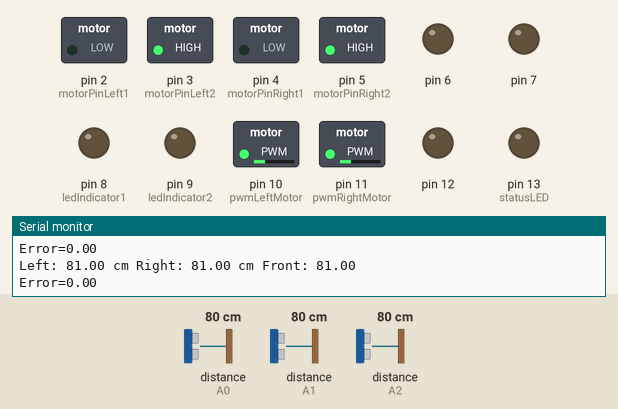
This sketch was run on a simulated Arduino Uno, built with avr-gcc and run on an emulated ATmega328P. Parts: switched loads named in the sketch (green lamp = pin HIGH), output pins drawn as LEDs (lit = HIGH), the last lines printed to the serial monitor. The test bench sets the inputs (shaded band); at power-on: distance to the obstacle (sensors on A2, A0, A1) 80 cm. The echo pulse lasts 58.3 µs per cm.

Above: at 1.2 s.
1.3 s: distance to the obstacle (sensor on A2) set to 9 cm
At 2.8 s:
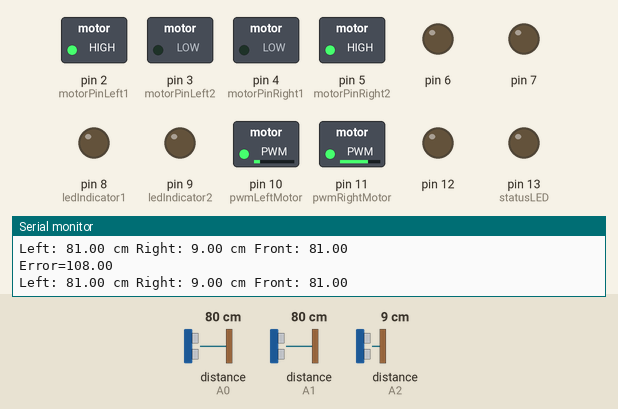
3.1 s: distance to the obstacle (sensor on A0) set to 58 cm
At 3.8 s:
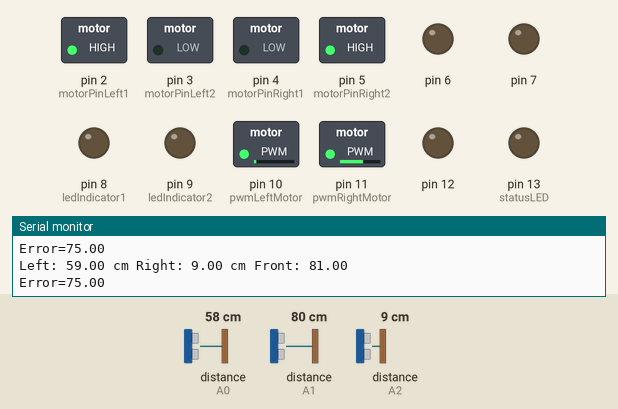
4.6 s: distance to the obstacle (sensor on A0) set to 55 cm
At 5.8 s:
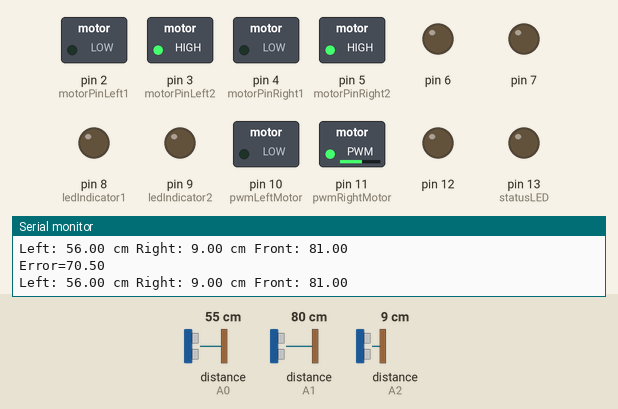
6.1 s: distance to the obstacle (sensor on A1) set to 8 cm
7.6 s: distance to the obstacle (sensor on A1) set to 5 cm
At 8.8 s:
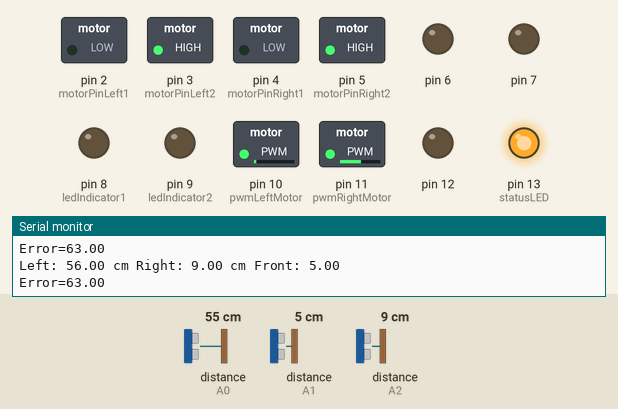
9.1 s: distance to the obstacle (sensor on A2) set to 2 cm
At 10.6 s:
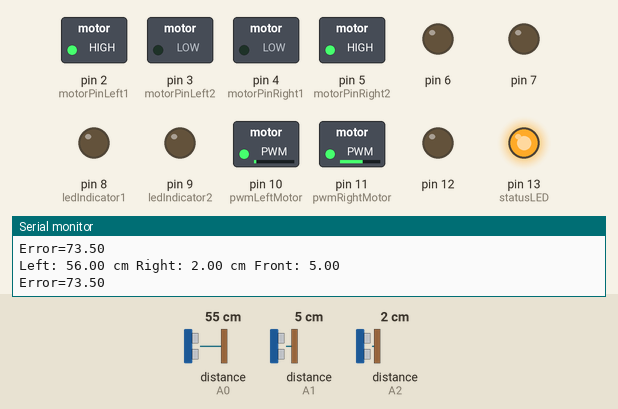
Timing chart, 0 to 11.6 s (numbered marks = the images above; inputs shaded):
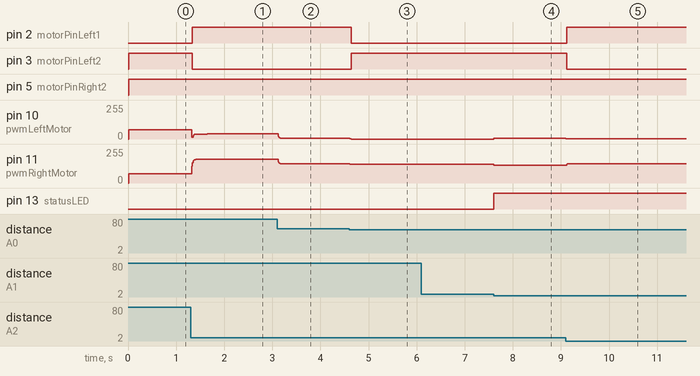

Measured:
- the behaviour switches between 56 and 55 cm on distance to the obstacle (sensor on A0) (found by bisection; images 2 and 3)
- the behaviour switches between 7 and 6 cm on distance to the obstacle (sensor on A1) (found by bisection; images 3 and 4)
- after the input at 1.3 s, pin 2 (motorPinLeft1): LOW → HIGH at once; pin 3 (motorPinLeft2): HIGH → LOW at once; pin 10 (pwmLeftMotor): 70/255 → 37/255 at once, → 38/255 0.33 s later; pin 11 (pwmRightMotor): 70/255 → 177/255 at once, → 178/255 0.31 s later
- after the input at 3.1 s, pin 10 (pwmLeftMotor): 38/255 → 5/255 at once; pin 11 (pwmRightMotor): 178/255 → 145/255 at once
- after the input at 4.6 s, pin 2 (motorPinLeft1): HIGH → LOW at once; pin 3 (motorPinLeft2): LOW → HIGH at once; pin 10 (pwmLeftMotor): 5/255 → 0/255 at once; pin 11 (pwmRightMotor): 145/255 → 140/255 at once
- after the input at 7.6 s, pin 10 (pwmLeftMotor): 0/255 → 7/255 at once; pin 11 (pwmRightMotor): 140/255 → 133/255 at once; pin 13 (statusLED): LOW → HIGH at once
- after the input at 9.1 s, pin 2 (motorPinLeft1): LOW → HIGH at once; pin 3 (motorPinLeft2): HIGH → LOW at once; pin 10 (pwmLeftMotor): 7/255 → 3/255 at once; pin 11 (pwmRightMotor): 133/255 → 143/255 at once

The sketch:

wall_following_robot.ino
```cpp
#include <NewPing.h>

// Define pins for sensors
#define TRIGGER_PIN_LEFT  A3
#define ECHO_PIN_LEFT     A0

#define TRIGGER_PIN_FRONT  A4
#define ECHO_PIN_FRONT     A1

#define TRIGGER_PIN_RIGHT  A5
#define ECHO_PIN_RIGHT     A2

// Constants
#define MAX_DISTANCE 100

// Direction control definitions
#define STOP 0
#define FORWARD 1
#define BACKWARD 2
#define LEFT 3
#define RIGHT 4

// PID Constants
float kp = 0.7;
float kd = 0.5;
float ki = 0.4;
float previousProportionalError;
float cumulativeError;
int sensorOffset = 5;

// Thresholds
int wallThreshold = 13;
int frontWallThreshold = 7;

bool hasFrontWall;
bool hasLeftWall;
bool hasRightWall;
bool initialTurn;
bool isFollowingRightWall;
bool isFollowingLeftWall;

// Motor control pins
int motorPinLeft1 = 2;
int motorPinLeft2 = 3;
int motorPinRight1 = 4;
int motorPinRight2 = 5;

int pwmLeftMotor = 10;
int pwmRightMotor = 11;

int defaultMotorSpeed = 70;
int pwmRightMotorSpeed;
int pwmLeftMotorSpeed;

// LEDs
int statusLED = 13;
int ledIndicator1 = 8;
int ledIndicator2 = 9;

// Ultrasonic sensors
NewPing sonarLeft(TRIGGER_PIN_LEFT, ECHO_PIN_LEFT, MAX_DISTANCE);
NewPing sonarRight(TRIGGER_PIN_RIGHT, ECHO_PIN_RIGHT, MAX_DISTANCE);
NewPing sonarFront(TRIGGER_PIN_FRONT, ECHO_PIN_FRONT, MAX_DISTANCE);

unsigned int sonarPingInterval = 30; // Frequency of pings (milliseconds)

float previousLeftReading, previousRightReading, leftReading, rightReading, frontReading, previousFrontReading, currentLeftSensor, currentRightSensor, currentFrontSensor;

void setup() {
    Serial.begin(115200); // Open serial monitor

    for (int pin = 2; pin <= 13; pin++) {
        pinMode(pin, OUTPUT); // Initialize motor and LED pins
    }

    initialTurn = false;
    isFollowingRightWall = false;
    isFollowingLeftWall = false;
}

void loop() {
    readSensorValues();
    detectWalls();

    if (!initialTurn) {
        initiatePID();
    }
    else if (isFollowingLeftWall) {
        followWallPID(true);
    }
    else if (isFollowingRightWall) {
        followWallPID(false);
    }

    if (hasLeftWall && !hasRightWall && hasFrontWall) {
        followWallPID(false);

        if (!initialTurn) {
            initialTurn = true;
            isFollowingRightWall = true;

            digitalWrite(ledIndicator2, LOW);
            digitalWrite(ledIndicator1, HIGH);
        }
    }

    if (!hasLeftWall && hasRightWall && hasFrontWall) {
        followWallPID(true);

        if (!initialTurn) {
            initialTurn = true;
            isFollowingLeftWall = true;
            digitalWrite(statusLED, HIGH);
        }
    }

    if ((leftReading == 0 || leftReading > 100) && (rightReading == 0 || rightReading > 100) && (frontReading == 0 || frontReading > 100)) {
        setMotorDirection(STOP);
    }

    Serial.print("Left: ");
    Serial.print(leftReading);
    Serial.print(" cm ");
    Serial.print("Right: ");
    Serial.print(rightReading);
    Serial.print(" cm ");
    Serial.print("Front: ");
    Serial.println(frontReading);

    Serial.print("Error=");
    Serial.println(cumulativeError);
}

// Set motor direction
void setMotorDirection(int direction) {
    if (direction == FORWARD) {
        digitalWrite(motorPinLeft1, LOW);
        digitalWrite(motorPinLeft2, HIGH);
        digitalWrite(motorPinRight1, LOW);
        digitalWrite(motorPinRight2, HIGH);
    }
    else if (direction == LEFT) {
        digitalWrite(motorPinLeft1, HIGH);
        digitalWrite(motorPinLeft2, LOW);
        digitalWrite(motorPinRight1, LOW);
        digitalWrite(motorPinRight2, HIGH);
    }
    else if (direction == RIGHT) {
        digitalWrite(motorPinLeft1, LOW);
        digitalWrite(motorPinLeft2, HIGH);
        digitalWrite(motorPinRight1, HIGH);
        digitalWrite(motorPinRight2, LOW);
    }
    else if (direction == STOP) {
        digitalWrite(motorPinLeft1, HIGH);
        digitalWrite(motorPinLeft2, HIGH);
        digitalWrite(motorPinRight1, HIGH);
        digitalWrite(motorPinRight2, HIGH);
    }
    else if (direction == BACKWARD) {
        digitalWrite(motorPinLeft1, HIGH);
        digitalWrite(motorPinLeft2, LOW);
        digitalWrite(motorPinRight1, HIGH);
        digitalWrite(motorPinRight2, LOW);
    }
}

// Read sensor values
void readSensorValues() {
    currentLeftSensor = sonarLeft.ping_cm();
    currentRightSensor = sonarRight.ping_cm();
    currentFrontSensor = sonarFront.ping_cm();

    leftReading = (currentLeftSensor + previousLeftReading) / 2;
    rightReading = (currentRightSensor + previousRightReading) / 2;
    frontReading = (currentFrontSensor + previousFrontReading) / 2;

    previousLeftReading = leftReading;
    previousRightReading = rightReading;
    previousFrontReading = frontReading;
}

// Detect walls
void detectWalls() {
    hasLeftWall = leftReading < wallThreshold;
    hasRightWall = rightReading < wallThreshold;
    hasFrontWall = frontReading < frontWallThreshold;
}

// PID for starting navigation
void initiatePID() {
    float proportionalError = leftReading - rightReading;
    float derivativeError = proportionalError - previousProportionalError;
    float integralError = (2.0 / 3.0) * cumulativeError + proportionalError;

    cumulativeError = kp * proportionalError + kd * derivativeError + ki * integralError;
    previousProportionalError = proportionalError;

    pwmRightMotorSpeed = defaultMotorSpeed + cumulativeError;
    pwmLeftMotorSpeed = defaultMotorSpeed - cumulativeError;

    adjustMotorSpeedAndDirection();
}

// PID for wall-following
void followWallPID(bool isLeftWall) {
    float proportionalError = isLeftWall ? leftReading - rightReading - sensorOffset : leftReading - rightReading + sensorOffset;
    float derivativeError = proportionalError - previousProportionalError;
    float integralError = (2.0 / 3.0) * cumulativeError + proportionalError;

    cumulativeError = kp * proportionalError + kd * derivativeError + ki * integralError;
    previousProportionalError = proportionalError;

    pwmRightMotorSpeed = defaultMotorSpeed + cumulativeError;
    pwmLeftMotorSpeed = defaultMotorSpeed - cumulativeError;

    adjustMotorSpeedAndDirection();
}

// Adjust motor speed and direction based on PID output
void adjustMotorSpeedAndDirection() {
    if (pwmRightMotorSpeed < 0) {
        pwmRightMotorSpeed = map(pwmRightMotorSpeed, 0, -255, 0, 255);
        analogWrite(pwmLeftMotor, pwmLeftMotorSpeed);
        analogWrite(pwmRightMotor, pwmRightMotorSpeed);
        setMotorDirection(RIGHT);
    }
    else if (pwmLeftMotorSpeed < 0) {
        pwmLeftMotorSpeed = map(pwmLeftMotorSpeed, 0, -255, 0, 255);
        analogWrite(pwmLeftMotor, pwmLeftMotorSpeed);
        analogWrite(pwmRightMotor, pwmRightMotorSpeed);
        setMotorDirection(LEFT);
    }
    else {
        analogWrite(pwmLeftMotor, pwmLeftMotorSpeed);
        analogWrite(pwmRightMotor, pwmRightMotorSpeed);
        setMotorDirection(FORWARD);
    }
}
```
